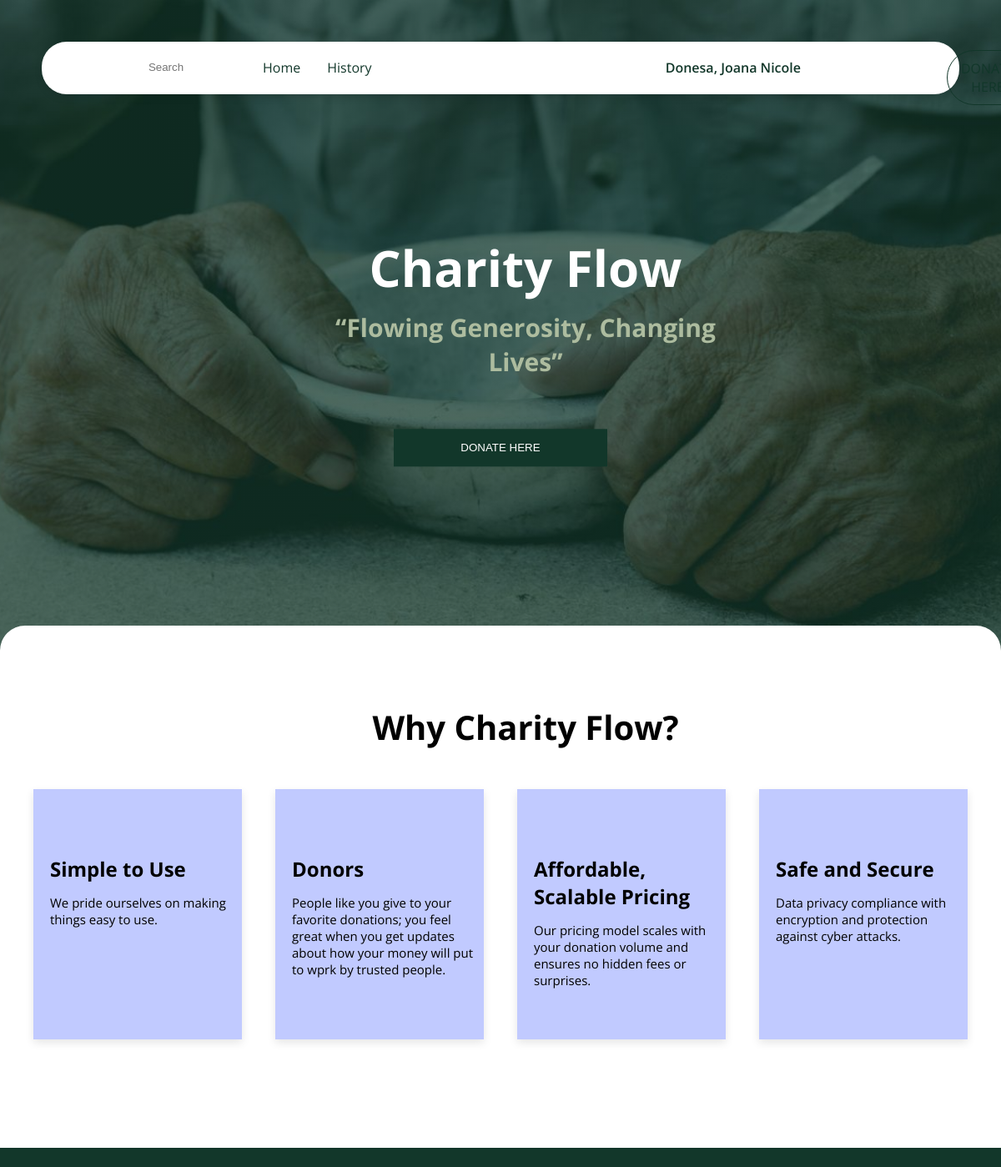
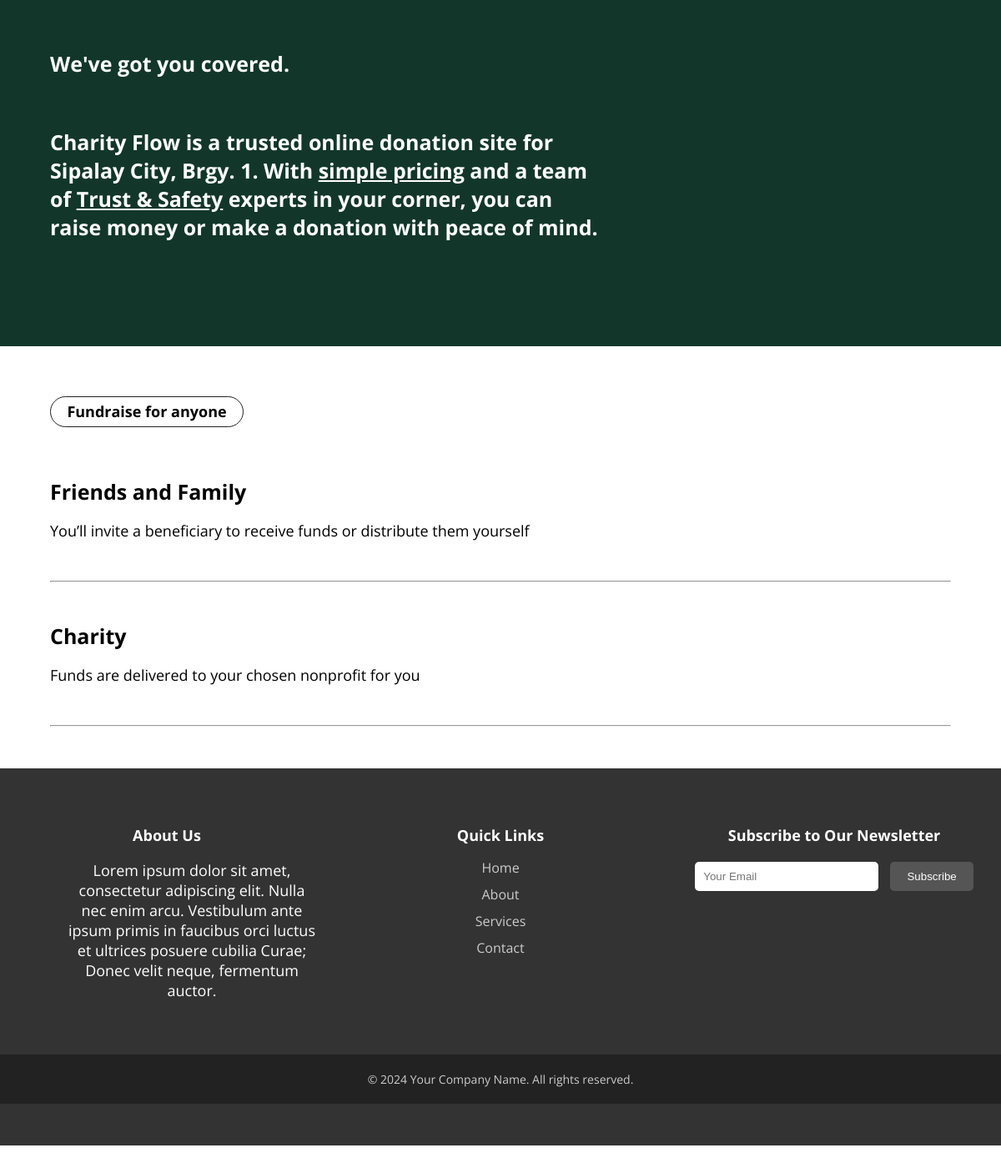
The app's page /donator/donator.php (signed in) with its own data (2 pictures, top to bottom).
### tables this page shows
CREATE TABLE `users` (
  `user_id` int(11) NOT NULL,
  `user_firstname` varchar(50) DEFAULT NULL,
  `user_lastname` varchar(50) DEFAULT NULL,
  `user_email` varchar(100) DEFAULT NULL,
  `user_access` varchar(50) DEFAULT NULL,
  `user_password` varchar(50) DEFAULT NULL,
  `user_address` varchar(255) DEFAULT NULL
);

### classes/class.user.donator.php (called while the page is built, shortened)
<?php
class User{
	private $DB_SERVER='localhost';
	private $DB_USERNAME='root';
	private $DB_PASSWORD='';
	private $DB_DATABASE='group12';
	private $conn;
	public function __construct(){
		$this->conn = new PDO("mysql:host=".$this->DB_SERVER.";dbname=".$this->DB_DATABASE,$this->DB_USERNAME,$this->DB_PASSWORD);
	}
	function get_user_id($email){
		$sql="SELECT user_id FROM users WHERE user_email = :email";
		$q = $this->conn->prepare($sql);
		$q->execute(['email' => $email]);
		$user_id = $q->fetchColumn();
		return $user_id;
	}
	function get_user_firstname($id){
		$sql="SELECT user_firstname FROM users WHERE user_id = :id";
		$q = $this->conn->prepare($sql);
		$q->execute(['id' => $id]);
		$user_firstname = $q->fetchColumn();
		return $user_firstname;
	}
	function get_user_lastname($id){
		$sql="SELECT user_lastname FROM users WHERE user_id = :id";
		$q = $this->conn->prepare($sql);
		$q->execute(['id' => $id]);
		$user_lastname = $q->fetchColumn();
		return $user_lastname;
	}
}

### donator/donator.php (the view, shortened to what this page needs)
<?php
include_once '../classes/class.user.donator.php';
$user = new User();
$user_id = $user->get_user_id($_SESSION['user_email']);
?>
<!DOCTYPE html>
<html>
<head>
  <link rel="stylesheet" href="../css/gosh.css">
</head>
<body>
  <nav>
    <ul>
      <li><a href="#"><ion-icon name="search" aria-label="search"></ion-icon></a></li>
      <li><input type="search" placeholder="Search"></li>
      <li><a href="donator.php">Home</a></li>
      <li><a href="donator.history.php">History</a></li>
      <li><a href="" id="popupLink" class="me"><?php echo $user->get_user_lastname($user_id).', '.$user->get_user_firstname($user_id);?></a></li>
      <li><a href="donationhere.php" class="donate-button">DONATE HERE</a></li>
    </ul>
  </nav>
  <div class="hero-image">
    <div class="hero-text">
      <h1 style="font-size:60px">Charity Flow</h1>
      <b>
        <p>“Flowing Generosity, Changing Lives”</p>
      </b>
      <button>
        <a href="donationhere.php" style="color: white; text-decoration: none;">
        DONATE HERE </a>
      </button>
    </div>
  </div>
  <div class="content">
    <br><br>
    <h1>Why Charity Flow?</h1>
    <div class="why">
      <div class="box">
        <center><ion-icon name="accessibility"></ion-icon></center>
        <h3>Simple to Use</h3>
        <p>We pride ourselves on making things easy to use.</p>
      </div>
      <div class="box">
        <center><ion-icon name="people-circle"></ion-icon></center>
        <h3>Donors</h3>
        <p>People like you give to your favorite donations; you feel great when you get updates about how your money
          will put to wprk by trusted people.</p>
      </div>
      <div class="box">
        <center><ion-icon name="pricetags"></ion-icon></center>
        <h3>Affordable, Scalable Pricing</h3>
        <p>Our pricing model scales with your donation volume and ensures no hidden fees or surprises.</p>
      </div>
      <div class="box">
        <center><ion-icon name="shield-checkmark"></ion-icon></center>
        <h3>Safe and Secure</h3>
        <p>Data privacy compliance with encryption and protection against cyber attacks.</p>
      </div>
    </div>
    <br><br><br><br><br>
  </div>
  <div class="page">
    <br>
    <h1>We've got you covered.</h1>
    <h1>Charity Flow is a trusted online donation site for Sipalay City, Brgy. 1. With <u>simple pricing</u> and a team
      of <u>Trust & Safety</u> experts in your corner, you can raise money or make a donation with peace of mind.</h1>
    <br><br><br>
  </div>
  <div class="fund">
    <h1>Fundraise for anyone</h1>
  </div>
  <h1>Friends and Family</h1>
  <p>You’ll invite a beneficiary to receive funds or distribute them yourself</p>
  <br>
  <hr><br>
  <h1>Charity</h1>
  <p>Funds are delivered to your chosen nonprofit for you</p>
  <br><hr>
</body>
<footer>
  <div class="footer-content">
    <div class="footer-section">
      <h3>About Us</h3>
      <p>Lorem ipsum dolor sit amet, consectetur adipiscing elit. Nulla nec enim arcu. Vestibulum ante ipsum primis in
        faucibus orci luctus et ultrices posuere cubilia Curae; Donec velit neque, fermentum auctor.</p>
      <div class="social-icons">
        <a href="#"><ion-icon name="logo-facebook"></ion-icon></a>
        <a href="#"><ion-icon name="logo-twitter"></ion-icon></a>
        <a href="#"><ion-icon name="logo-instagram"></ion-icon></a>
        <a href="#"><ion-icon name="logo-youtube"></ion-icon></a>
      </div>
    </div>
    <div class="footer-section">
      <h3>Quick Links</h3>
      <ul>
        <li><a href="#">Home</a></li>
        <li><a href="#">About</a></li>
        <li><a href="#">Services</a></li>
        <li><a href="#">Contact</a></li>
      </ul>
    </div>
    <div class="footer-section">
      <h3>Subscribe to Our Newsletter</h3>
      <form class="subscribe-form" action="#" method="post">
        <input type="email" name="email" placeholder="Your Email">
        <input type="submit" value="Subscribe">
      </form>
    </div>
  </div>
  <div class="footer-bottom">
    &copy; <span id="currentYear"></span> Your Company Name. All rights reserved.
  </div>
</footer>
</html>

### css/gosh.css (style rules this page uses)
body, html { height: 100%; margin: 0; font-family: "Open Sans", sans-serif; }
nav { background-color: white; overflow: hidden; position: fixed; z-index: 1; top: 50px; left: 50px; right: 50px; height: 63px; justify-content: center; border-radius: 30px; box-shadow: 0px 4px 10px rgba(0, 0, 0, 0.1); z-index: 3; }
nav ul { list-style-type: none; margin: 0; padding: 0; width: 100%; }
nav ul li { margin: 10px; margin-left: 30px; }
nav ul li a, nav ul li input[type="search"], nav ul li .donate-button { display: block; color: #12372A; text-align: center; padding: 10px 16px; text-decoration: none; border-radius: 10px; float: left; }
nav ul li input[type="search"] { border: none; margin-top: 3px; padding: 10px 5px; }
nav ul li .donate-button { background-color: transparent; border: 1px solid #12372A; cursor: pointer; border-radius: 300px; float: right; margin-left: 1055px; position: fixed; }
.hero-image { background-image: linear-gradient(#12372a63, #12372a62), url("back.jpg"); height: 100%; background-position: center; background-repeat: no-repeat; background-size: cover; position: relative; }
.hero-text { text-align: center; position: absolute; top: 50%; left: 50%; transform: translate(-50%, -50%); color: white; }
.hero-text p { color: #ADBC9F; font-size: 30px; margin-top: -30px; }
.hero-text button { border: none; margin-top: 30px; outline: 0; display: inline-block; padding: 15px 80px; color: white; background-color: #12372A; font-weight: 200; text-align: center; cursor: pointer; }
.content { width: 100%; height: auto; margin-top: -50px; left: 0%; right: 0%; background-color: white; border-radius: 30px 30px 0px 0px; position: relative; z-index: 2; }
.content h1 { font-size: 40px; margin-top: 50px; text-align: center; }
.why { display: flex; justify-content: center; }
.why .box { background-color: #c1caff; width: 250px; height: 300px; flex: 0 0 auto; margin: 20px; box-shadow: 0px 4px 10px rgba(0, 0, 0, 0.1); }
.why .box h3 { font-size: 24px; margin-left: 20px; }
.why .box p { font-size: 15px; margin-top: -10px; margin-left: 20px; }
.page { width: 100%; height: auto; left: 0%; right: 0%; color: white; background-color: #12372A; z-index: 1; }
.page h1 { margin: 60px; margin-right: 40%; }
.fund { width: 230px; height: 35px; margin: 60px; text-align: center; border-radius: 30px; border-style: solid; border-width: 1px; border-color: #222; }
.fund h1 { font-size: 18px; margin: 0; margin-top: 5px; }
body h1 { font-size: 25px; margin-left: 60px; }
body p { font-size: 18px; margin-left: 60px; }
body hr { margin-left: 60px; margin-right: 60px; }
footer { background-color: #333; color: #fff; padding: 50px 0; text-align: center; position: relative; bottom: 0; width: 100%; margin-top: 50px; }
.footer-content { display: flex; justify-content: space-around; align-items: flex-start; flex-wrap: wrap; }
.footer-section { flex: 1 1 300px; margin: 0 20px; }
.footer-section h3 { font-size: 18px; margin-bottom: 15px; color: #fff; }
.footer-section ul { list-style: none; padding: 0; }
.footer-section ul li { margin-bottom: 10px; }
.footer-section ul li a { color: #ccc; text-decoration: none; transition: color 0.3s ease; }
.footer-bottom { background-color: #222; padding: 20px 0; color: #ccc; font-size: 14px; }
.social-icons { margin-top: 20px; }
.social-icons a { display: inline-block; width: 40px; height: 40px; color: #fff; line-height: 40px; margin: 0 5px; font-size: 40px; text-decoration: none; transition: background-color 0.3s ease; }
.subscribe-form { margin-top: 20px; }
.subscribe-form input[type="email"] { width: 200px; padding: 10px; border: none; border-radius: 5px; margin-right: 10px; }
.subscribe-form input[type="submit"] { background-color: #555; color: #fff; border: none; padding: 10px 20px; border-radius: 5px; cursor: pointer; transition: background-color 0.3s ease; }
nav ul li .me { background-color: transparent; cursor: pointer; border-radius: 10px; margin-right: 160px; padding: 10px 20px; float: right; font-weight: 600; }

### records on screen
users: $user->get_user_lastname($user_id) "Donesa", $user->get_user_firstname($user_id) "Joana Nicole"
